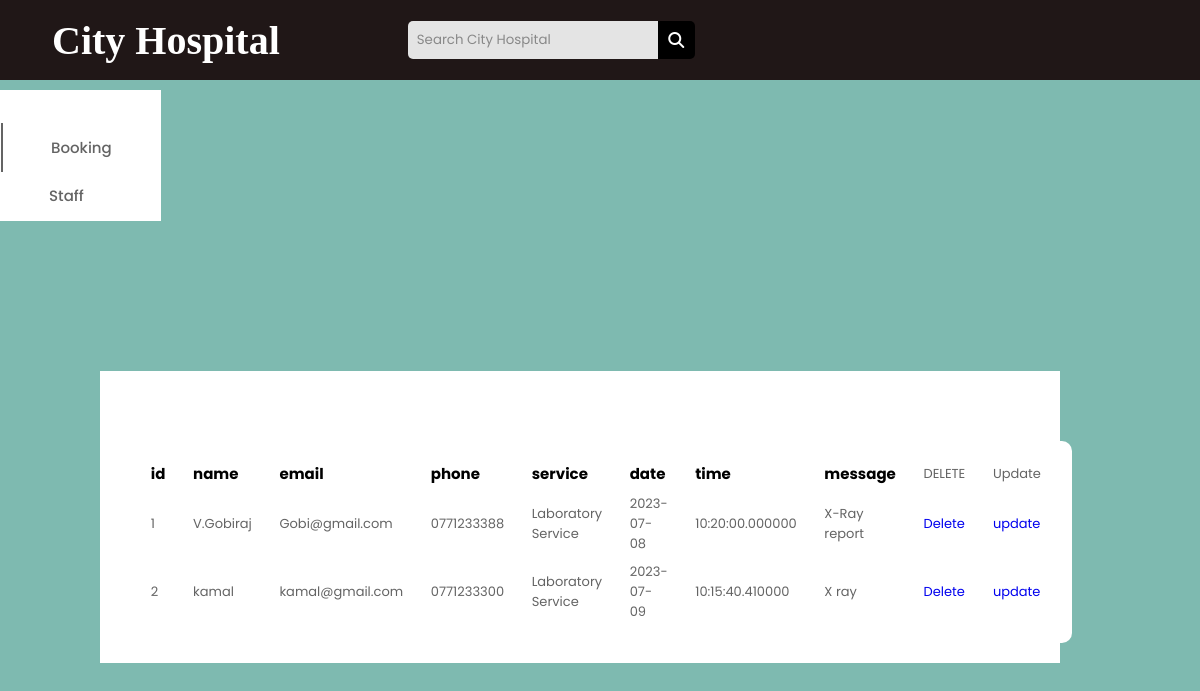
Page /admin_book.php on the committed database.
### tables this page shows
CREATE TABLE `bookings` (
  `id` int(10) NOT NULL,
  `name` varchar(200) DEFAULT NULL,
  `email` varchar(300) DEFAULT NULL,
  `phone` varchar(10) DEFAULT NULL,
  `service` varchar(250) DEFAULT NULL,
  `date` date DEFAULT NULL,
  `time` time(6) DEFAULT NULL,
  `message` varchar(500) DEFAULT NULL,
  `branch` varchar(50) DEFAULT NULL
);

### admin_book.php (the view, shortened to what this page needs)
   <html>
    <head>
  <link rel="stylesheet" href="style3.css" />
  <link rel="stylesheet" href="https://cdnjs.cloudflare.com/ajax/libs/font-awesome/6.2.0/css/all.min.css" />
</head>
    <body>
	<header class="header">
		<div class="logo">
		  <a href="homepage.html">City Hospital</a>
		  <div class="search_box">
			<input type="text" placeholder="Search City Hospital">
			<i class="fa-sharp fa-solid fa-magnifying-glass"></i>
		  </div>
		</div>
	</header>
  <div class="container">
    <nav>
      <div class="side_navbar">
        <a href="admin_book.php" class="active">Booking</a>
        <a href="staff.html">Staff</a>
      </div>
    </nav>
	</div>
  <div class="container1">
      <?php
      $servername = "localhost";
$username = "root";
$password = "";
$dbname = "cityhospital";
$conn = mysqli_connect($servername, $username, $password, $dbname);
     $sql = "SELECT id, name, email , phone , service , date , time, message FROM bookings";
      $result = mysqli_query($conn, $sql);
      ?>
	  <div class="main-body">
      <table>
      <thead>
        <tr>
           <th>id</th>
           <th>name</th>
           <th>email</th>
           <th>phone</th>
           <th>service</th>
           <th>date</th>
		   <th>time</th>
		   <th>message</th>
		   <td>DELETE</td>
		   <td>Update</td>
        </tr>
      </thead>
	<tbody>
        <?php
	if (mysqli_num_rows($result) > 0) {
    while($row = mysqli_fetch_assoc($result)) {
        echo "<tr>
              <td>{$row["id"]}</td>
              <td> {$row["name"]}</td>
              <td> {$row["email"]}</td>
               <td> {$row["phone"]}</td>
               <td> {$row["service"]}</td>
               <td> {$row["date"]}</td>
               <td> {$row["time"]}</td>
               <td> {$row["message"]}</td>
			   <td> <a href=deleteprocess.php?id=",$row["id"],">Delete</a> </td>
			    <td> <a href=updateprocess.php?id=",$row["id"],">update</a> </td>
			  </tr> <br>
	     \n";
    }
} else {
    echo "0 results";
}
        ?>
      </tbody>
    </table>
	</div>
      </div>
    </body>
    </html>

### style3.css (style rules this page uses)
* { margin: 0; padding: 0; border: none; outline: none; text-decoration: none; box-sizing: border-box; font-family: "Poppins", sans-serif; }
body { background-color: #7EBAB0; }
.header { display: flex; align-items: center; justify-content: space-between; height: 80px; padding: 20px; background: #201717; }
.logo { display: flex; align-items: center; }
.logo a { color: #fff; font-size: 40px; font-weight: 600; margin: 2rem 8rem 2rem 2rem; font-family: Fantasy; }
.search_box { display: flex; align-items: center; }
.search_box input { padding: 9px; width: 250px; background: rgb(228, 228, 228); border-top-left-radius: 5px; border-bottom-left-radius: 5px; }
.search_box i { padding: 0.66rem; cursor: pointer; color: #fff; background: #000; border-top-right-radius: 5px; border-bottom-right-radius: 5px; }
.container { margin-top: 10px; display: flex; justify-content: space-between; }
.container1 { margin-top: 50px; display: flex; justify-content: space-between; }
nav { background: #fff; }
.side_navbar { padding: 1px; display: flex; flex-direction: column; }
.side_navbar a { width: 100%; padding: 0.8rem 3rem; font-weight: 500; font-size: 15px; color: rgb(100, 100, 100); }
.side_navbar .active { border-left: 2px solid rgb(100, 100, 100); }
.main-body { background:#FFFFFF; width: 80%; margin:100px; padding: 20px; }
table { background: #fff; padding: 1rem; text-align: left; border-radius: 10px; }
table td, th { padding: 0.2rem 0.8rem; }
table th { font-size: 15px; }
table td { font-size: 13px; color: rgb(100, 100, 100); }

### rows in the picture
bookings: id "1", name "V.Gobiraj", email "Gobi@gmail.com", phone "0771233388", service "Laboratory Service", date "2023-07-08", time "10:20:00.000000", message "X-Ray report"
bookings: id "2", name "kamal", email "kamal@gmail.com", phone "0771233300", service "Laboratory Service", date "2023-07-09", time "10:15:40.410000", message "X ray"
